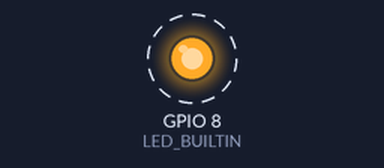
Bench run of a program on a simulated ESP32-C3. On the bench: output pins drawn as LEDs (lit = HIGH). Dashed ring = blinking. What the program prints to the serial monitor is not drawn.

Above: at 0.2 s.
Timing chart, 0 to 3.0 s (numbered marks = the images above):
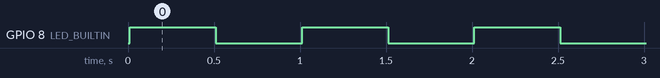

Measured:
- by itself, GPIO 8 (LED_BUILTIN): alternates HIGH for 0.50 s and LOW for 0.50 s

The program:

main.cpp
```cpp
#include <Arduino.h>

// Simple ESP32-C3 test program
// This validates that the Docker images can successfully build ESP32-C3 firmware

void setup() {
  // Initialize serial communication
  Serial.begin(115200);

  // Initialize built-in LED (GPIO8 on ESP32-C3-DevKitM-1)
  pinMode(LED_BUILTIN, OUTPUT);

  Serial.println("ESP32-C3 Test Program Started");
  Serial.printf("ESP32-C3 Chip ID: %012llX\n", ESP.getEfuseMac());
  Serial.printf("ESP32-C3 Chip Model: %s\n", ESP.getChipModel());
  Serial.printf("ESP32-C3 Chip Revision: %d\n", ESP.getChipRevision());
  Serial.printf("ESP32-C3 CPU Frequency: %d MHz\n", ESP.getCpuFreqMHz());
  Serial.printf("Free Heap: %d bytes\n", ESP.getFreeHeap());
  Serial.printf("Flash Size: %d bytes\n", ESP.getFlashChipSize());
}

void loop() {
  // Blink LED to show the program is running
  digitalWrite(LED_BUILTIN, HIGH);
  delay(500);
  digitalWrite(LED_BUILTIN, LOW);
  delay(500);

  Serial.println("ESP32-C3 is alive and blinking!");
}
```
